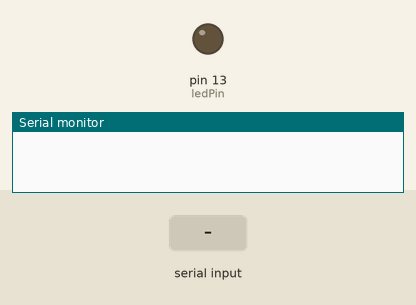
The sketch below on a simulated Arduino Uno, built with avr-gcc and run on an emulated ATmega328P. Shown: output pins drawn as LEDs (lit = HIGH), the last lines printed to the serial monitor. Inputs (shaded band) come from the test bench.

Above: at 1.2 s.
1.3 s: "1" received over the second serial link
At 2.1 s:
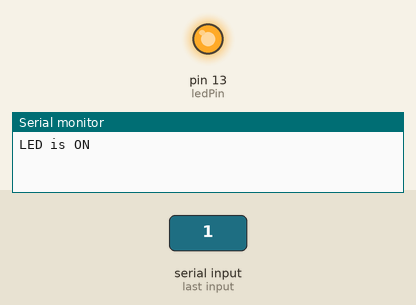
2.8 s: "0" received over the second serial link
At 3.3 s:
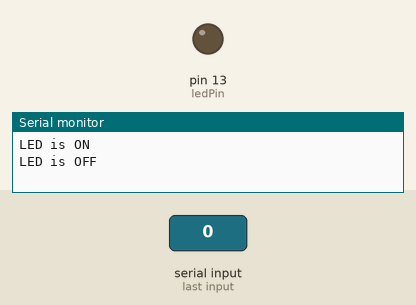
Timing chart, 0 to 5.8 s (numbered marks = the images above; inputs shaded):
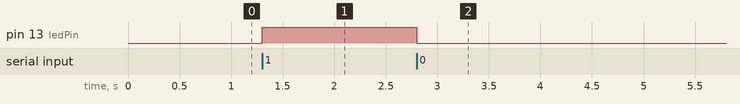

The sketch:

led_bluetooth.ino
```cpp
#include <SoftwareSerial.h>

SoftwareSerial mySerial(3, 2); // RX, TX
#define ledPin 13

void setup() {
  Serial.begin(9600);
  mySerial.begin(9600); // Set the baud rate for the SoftwareSerial communication
  pinMode(ledPin, OUTPUT);
}

void loop() {
  if (mySerial.available() > 0) {
    char command = mySerial.read();

    // Check the received command
    if (command == '1') {
      digitalWrite(ledPin, HIGH);  // Turn on the LED
      Serial.println("LED is ON");
    } else if (command == '0') {
      digitalWrite(ledPin, LOW);  // Turn off the LED
      Serial.println("LED is OFF");
    }
  }
}
```

Measured:
- after the input at 1.3 s, pin 13 (ledPin): LOW → HIGH at once
- after the input at 2.8 s, pin 13 (ledPin): HIGH → LOW at once
